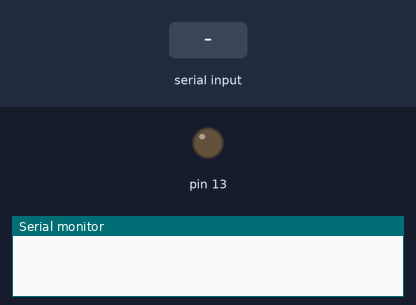
A sketch run on a simulated Arduino Uno, built with avr-gcc and run on an emulated ATmega328P. Shown: output pins drawn as LEDs (lit = HIGH), the last lines printed to the serial monitor. The inputs (shaded band) are chosen by the test bench.

Above: at 1.2 s.
1.3 s: "1" received over Serial
At 1.7 s:
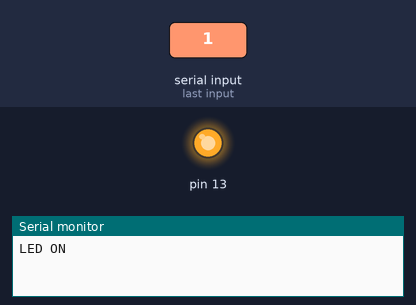
2.8 s: "0" received over Serial
At 4.4 s:
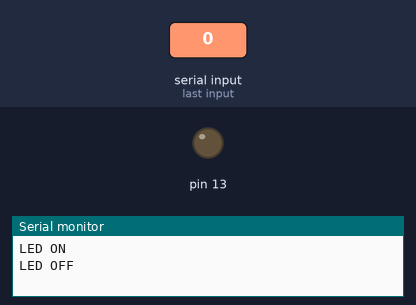
Timing chart, 0 to 5.9 s (numbered marks = the images above; inputs shaded):
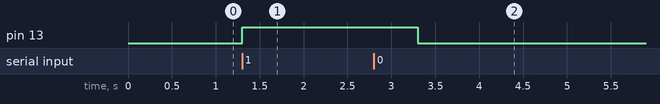

Measured:
- after the input at 1.3 s, pin 13: LOW → HIGH at once
- after the input at 2.8 s, pin 13: HIGH → LOW after 0.50 s

The sketch:

p5.ino
```cpp
int v;
void setup() {
  // put your setup code here, to run once:
  Serial.begin(9600);
  pinMode(13, OUTPUT);
}

void loop() {
  // put your main code here, to run repeatedly:
 if(Serial.available()> 0){
  v = Serial.read();
  if(v == '1'){
    Serial.println("LED ON");
    digitalWrite(13, HIGH);
    delay(2000);
  }
  else if(v == '0'){
    digitalWrite(13, LOW);
    Serial.println("LED OFF");
    delay(2000);
  }
 }
}
```
